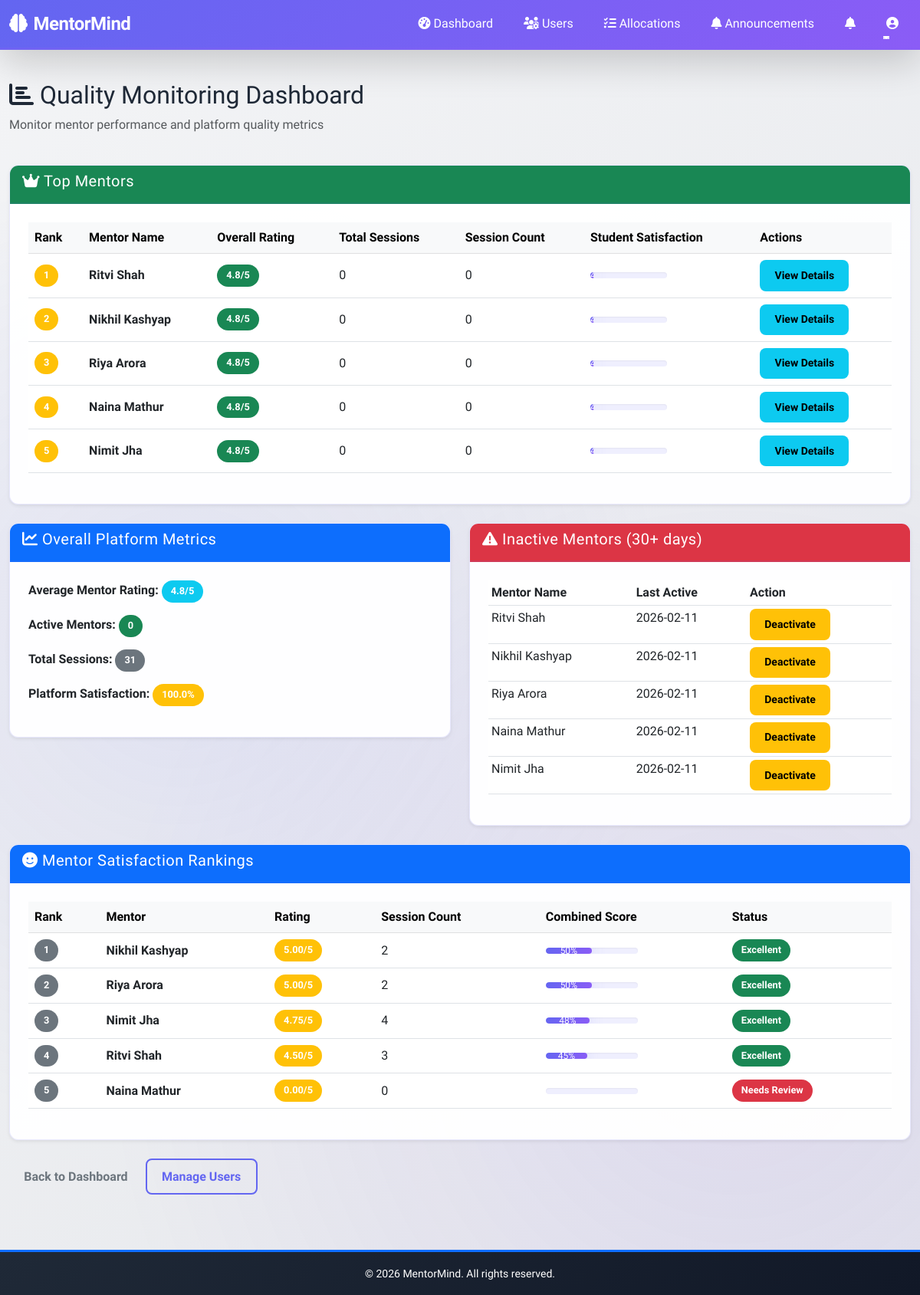
Screenshot of /admin/quality-monitoring (signed in) with the database file from the repository.
### backend/app/models/models.py (models this page shows, shortened)
class User(UserMixin, db.Model):
    __tablename__ = 'users'
    user_id = db.Column(db.Integer, primary_key=True)
    name = db.Column(db.String(100), nullable=False)
    email = db.Column(db.String(100), unique=True, nullable=False)
    password_hash = db.Column(db.String(255), nullable=False)
    role = db.Column(db.String(20), nullable=False)  # student, mentor, admin
    phone = db.Column(db.String(15))
    profile_picture = db.Column(db.String(255))
    created_at = db.Column(db.DateTime, default=datetime.utcnow)
    updated_at = db.Column(db.DateTime, default=datetime.utcnow, onupdate=datetime.utcnow)
    student_profile = db.relationship('StudentProfile', backref='user', uselist=False)
    mentor_profile = db.relationship('MentorProfile', backref='user', uselist=False)

class MentorQuality(db.Model):
    __tablename__ = 'mentor_quality'
    quality_id = db.Column(db.Integer, primary_key=True)
    mentor_id = db.Column(db.Integer, db.ForeignKey('users.user_id'), nullable=False)
    overall_rating = db.Column(db.Float, default=0.0)
    session_count = db.Column(db.Integer, default=0)
    completion_rate = db.Column(db.Float, default=0.0)
    student_satisfaction = db.Column(db.Float, default=0.0)
    response_time_hours = db.Column(db.Float)
    last_active = db.Column(db.DateTime)
    is_active = db.Column(db.Boolean, default=True)
    is_top_mentor = db.Column(db.Boolean, default=False)
    flags = db.Column(db.JSON)  # Any issues or flags
    created_at = db.Column(db.DateTime, default=datetime.utcnow)
    updated_at = db.Column(db.DateTime, default=datetime.utcnow, onupdate=datetime.utcnow)

### backend/app/routes/admin.py (the view)
@admin_bp.route('/quality-monitoring')
@login_required
def quality_monitoring():
    if current_user.role != 'admin':
        return redirect(url_for('admin.login'))
    all_mentors_data = db.session.query(
        MentorQuality,
        User
    ).outerjoin(User, MentorQuality.mentor_id == User.user_id).filter(
        User.role == 'mentor'
    ).all()
    top_mentors = []
    for mq, user in all_mentors_data:
        if mq and mq.is_top_mentor:
            top_mentors.append({'quality': mq, 'user': user})
    top_mentors = sorted(top_mentors, key=lambda x: x['quality'].overall_rating if x['quality'] else 0, reverse=True)[:5]
    thirty_days_ago = datetime.utcnow() - timedelta(days=30)
    all_mentor_users = User.query.filter_by(role='mentor').all()
    inactive_mentors = []
    for user in all_mentor_users:
        recent_session = Session.query.filter(
            Session.mentor_id == user.user_id,
            Session.created_at >= thirty_days_ago
        ).first()
        if not recent_session:
            mq = MentorQuality.query.filter_by(mentor_id=user.user_id).first()
            inactive_mentors.append({'user': user, 'quality': mq})
    active_mentors_count = len(all_mentor_users) - len(inactive_mentors)
    total_sessions_count = Session.query.count()
    all_feedback = Feedback.query.all()
    avg_mentor_rating = sum([f.rating for f in all_feedback]) / len(all_feedback) if all_feedback else 0
    if all_feedback:
        positive_feedback = sum([1 for f in all_feedback if f.rating >= 4])
        platform_satisfaction = round((positive_feedback / len(all_feedback)) * 100, 1)
    else:
        platform_satisfaction = 0
    satisfaction_metrics = []
    for mq, user in all_mentors_data:
        if user:
            avg_rating = db.session.query(func.avg(Feedback.rating)).filter(
                Feedback.mentor_id == user.user_id
            ).scalar() or 0
            session_count = Session.query.filter_by(
                mentor_id=user.user_id,
                status='completed'
            ).count()
            satisfaction_metrics.append({
                'mentor_name': user.name,
                'mentor_id': user.user_id,
                'avg_rating': avg_rating,
                'session_count': session_count
            })
    satisfaction_metrics = sorted(satisfaction_metrics, key=lambda x: x['avg_rating'], reverse=True)
    satisfaction_data = []
    for mentor in all_mentor_users:
        avg_rating = db.session.query(func.avg(Feedback.rating)).filter(
            Feedback.mentor_id == mentor.user_id
        ).scalar() or 0
        session_count = Session.query.filter_by(
            mentor_id=mentor.user_id,
            status='completed'
        ).count()
        mq = MentorQuality.query.filter_by(mentor_id=mentor.user_id).first()
        satisfaction_data.append({
            'mentor': mentor,
            'rating': avg_rating,
            'sessions': session_count,
            'quality': mq
        })
    return render_template('admin/quality_monitoring.html',
                          top_mentors=top_mentors,
                          inactive_mentors=inactive_mentors,
                          satisfaction_data=satisfaction_data,
                          avg_mentor_rating=round(avg_mentor_rating, 2),
                          active_mentors_count=active_mentors_count,
                          total_sessions_count=total_sessions_count,
                          platform_satisfaction=platform_satisfaction,
                          satisfaction_metrics=satisfaction_metrics)

### backend/app/templates/admin/quality_monitoring.html (shortened to what this page needs)
{% extends "base.html" %}
{% block content %}
<div class="container-fluid py-4">
    <div class="row mb-4">
        <div class="col-12">
            <h2><i class="fas fa-chart-bar"></i> Quality Monitoring Dashboard</h2>
            <p class="text-muted">Monitor mentor performance and platform quality metrics</p>
        </div>
    </div>
    <div class="row mb-4">
        <div class="col-12">
            <div class="card shadow-sm">
                <div class="card-header bg-success text-white">
                    <h5><i class="fas fa-crown"></i> Top Mentors</h5>
                </div>
                <div class="card-body">
                    {% if top_mentors %}
                    <div class="table-responsive">
                        <table class="table table-hover">
                            <thead class="table-light">
                                <tr>
                                    <th>Rank</th>
                                    <th>Mentor Name</th>
                                    <th>Overall Rating</th>
                                    <th>Total Sessions</th>
                                    <th>Session Count</th>
                                    <th>Student Satisfaction</th>
                                    <th>Actions</th>
                                </tr>
                            </thead>
                            <tbody>
                                {% for mentor in top_mentors %}
                                <tr>
                                    <td><span class="badge bg-warning">{{ loop.index }}</span></td>
                                    <td><strong>{{ mentor.user.name }}</strong></td>
                                    <td>
                                        <span class="badge bg-success">{{ mentor.quality.overall_rating }}/5</span>
                                    </td>
                                    <td>{{ mentor.quality.session_count }}</td>
                                    <td>{{ mentor.quality.session_count }}</td>
                                    <td>
                                        {% set satisfaction = mentor.quality.student_satisfaction if mentor.quality else 0 %}
                                        <div class="progress" style="width: 100px;">
                                            <div class="progress-bar bg-success" role="progressbar" style="width: {{ satisfaction }}%" aria-valuenow="{{ satisfaction }}" aria-valuemin="0" aria-valuemax="100">
                                            </div>
                                        </div>
                                    </td>
                                    <td>
                                        <a href="#" class="btn btn-sm btn-info">View Details</a>
                                    </td>
                                </tr>
                                {% endfor %}
                            </tbody>
                        </table>
                    </div>
                    {% else %}
                    <p class="text-muted">No top mentors found.</p>
                    {% endif %}
                </div>
            </div>
        </div>
    </div>
    <div class="row mb-4">
        <div class="col-md-6">
            <div class="card shadow-sm">
                <div class="card-header bg-primary text-white">
                    <h5><i class="fas fa-chart-line"></i> Overall Platform Metrics</h5>
                </div>
                <div class="card-body">
                    <div class="mb-3">
                        <p><strong>Average Mentor Rating:</strong> <span class="badge bg-info">{{ avg_mentor_rating }}/5</span></p>
                    </div>
                    <div class="mb-3">
                        <p><strong>Active Mentors:</strong> <span class="badge bg-success">{{ active_mentors_count }}</span></p>
                    </div>
                    <div class="mb-3">
                        <p><strong>Total Sessions:</strong> <span class="badge bg-secondary">{{ total_sessions_count }}</span></p>
                    </div>
                    <div>
                        <p><strong>Platform Satisfaction:</strong> <span class="badge bg-warning">{{ platform_satisfaction }}%</span></p>
                    </div>
                </div>
            </div>
        </div>
        <div class="col-md-6">
            <div class="card shadow-sm">
                <div class="card-header bg-danger text-white">
                    <h5><i class="fas fa-exclamation-triangle"></i> Inactive Mentors (30+ days)</h5>
                </div>
                <div class="card-body">
                    {% if inactive_mentors %}
                    <div class="table-responsive">
                        <table class="table table-sm">
                            <thead>
                                <tr>
                                    <th>Mentor Name</th>
                                    <th>Last Active</th>
                                    <th>Action</th>
                                </tr>
                            </thead>
                            <tbody>
                                {% for mentor in inactive_mentors %}
                                <tr>
                                    <td>{{ mentor.user.name }}</td>
                                    <td>{{ mentor.quality.last_active.strftime('%Y-%m-%d') if mentor.quality and mentor.quality.last_active else 'N/A' }}</td>
                                    <td>
                                        <form method="POST" action="{{ url_for('admin.change_user_status', user_id=mentor.user.user_id) }}" style="display:inline;">
                                            <button type="submit" class="btn btn-sm btn-warning">Deactivate</button>
                                        </form>
                                    </td>
                                </tr>
                                {% endfor %}
                            </tbody>
                        </table>
                    </div>
                    {% else %}
                    <p class="alert alert-success">All mentors are actively engaged!</p>
                    {% endif %}
                </div>
            </div>
        </div>
    </div>
    <div class="row">
        <div class="col-12">
            <div class="card shadow-sm">
                <div class="card-header bg-primary text-white">
                    <h5><i class="fas fa-smile"></i> Mentor Satisfaction Rankings</h5>
                </div>
                <div class="card-body">
                    {% if satisfaction_metrics %}
                    <div class="table-responsive">
                        <table class="table table-hover">
                            <thead class="table-light">
                                <tr>
                                    <th>Rank</th>
                                    <th>Mentor</th>
                                    <th>Rating</th>
                                    <th>Session Count</th>
                                    <th>Combined Score</th>
                                    <th>Status</th>
                                </tr>
                            </thead>
                            <tbody>
                                {% for metric in satisfaction_metrics %}
                                <tr>
                                    <td><span class="badge bg-secondary">{{ loop.index }}</span></td>
                                    <td><strong>{{ metric.mentor_name }}</strong></td>
                                    <td>
                                        <span class="badge bg-warning">{{ "%.2f"|format(metric.avg_rating) }}/5</span>
                                    </td>
                                    <td>{{ metric.session_count }}</td>
                                    <td>
                                        {% set score = (metric.avg_rating / 5 * 100 + metric.session_count / 10) / 2 %}
                                        <div class="progress" style="width: 120px;">
                                            <div class="progress-bar" role="progressbar" style="width: {{ score }}%" aria-valuenow="{{ score }}" aria-valuemin="0" aria-valuemax="100">
                                                {{ "%.0f"|format(score) }}%
                                            </div>
                                        </div>
                                    </td>
                                    <td>
                                        {% if metric.avg_rating >= 4.5 %}
                                        <span class="badge bg-success">Excellent</span>
                                        {% elif metric.avg_rating >= 4.0 %}
                                        <span class="badge bg-info">Very Good</span>
                                        {% elif metric.avg_rating >= 3.5 %}
                                        <span class="badge bg-primary">Good</span>
                                        {% else %}
                                        <span class="badge bg-danger">Needs Review</span>
                                        {% endif %}
                                    </td>
                                </tr>
                                {% endfor %}
                            </tbody>
                        </table>
                    </div>
                    {% else %}
                    <p class="text-muted">No satisfaction data available yet.</p>
                    {% endif %}
                </div>
            </div>
        </div>
    </div>
    <div class="row mt-4">
        <div class="col-12">
            <a href="{{ url_for('admin.dashboard') }}" class="btn btn-outline-secondary">Back to Dashboard</a>
            <a href="{{ url_for('admin.users') }}" class="btn btn-outline-primary">Manage Users</a>
        </div>
    </div>
</div>
{% endblock %}

### rows the page displays
User: user.name "Ritvi Shah", user.name "Ritvi Shah"
MentorQuality: quality.overall_rating "4.8", quality.session_count "0", quality.session_count "0", quality.last_active "2026-02-11", mentor_name "Ritvi Shah", avg_rating "4.50", session_count "3", {{ score }} 45.15 (drawn), score "45", shows "Excellent"
User: user.name "Nikhil Kashyap", user.name "Nikhil Kashyap"
MentorQuality: quality.overall_rating "4.8", quality.session_count "0", quality.session_count "0", quality.last_active "2026-02-11", mentor_name "Nikhil Kashyap", avg_rating "5.00", session_count "2", {{ score }} 50.1 (drawn), score "50", shows "Excellent"
User: user.name "Riya Arora", user.name "Riya Arora"
MentorQuality: quality.overall_rating "4.8", quality.session_count "0", quality.session_count "0", quality.last_active "2026-02-11", mentor_name "Riya Arora", avg_rating "5.00", session_count "2", {{ score }} 50.1 (drawn), score "50", shows "Excellent"
User: user.name "Naina Mathur", user.name "Naina Mathur"
MentorQuality: quality.overall_rating "4.8", quality.session_count "0", quality.session_count "0", quality.last_active "2026-02-11", mentor_name "Naina Mathur", avg_rating "0.00", session_count "0", shows "Needs Review"
User: user.name "Nimit Jha", user.name "Nimit Jha"
MentorQuality: quality.overall_rating "4.8", quality.session_count "0", quality.session_count "0", quality.last_active "2026-02-11", mentor_name "Nimit Jha", avg_rating "4.75", session_count "4", {{ score }} 47.7 (drawn), score "48", shows "Excellent"

### other values shown
{{ avg_mentor_rating }} "4.8"
{{ active_mentors_count }} "0"
{{ total_sessions_count }} "31"
{{ platform_satisfaction }} "100.0"
